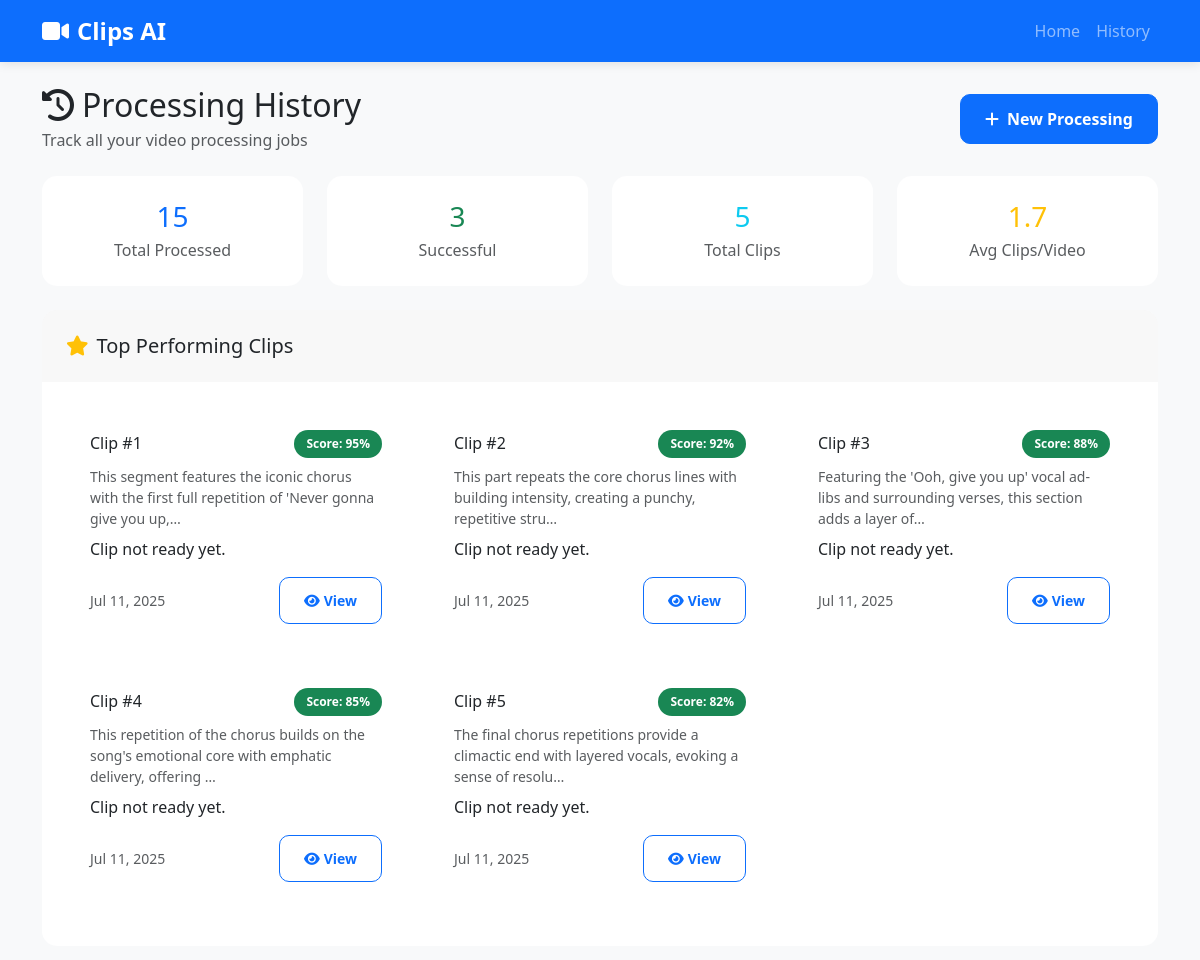
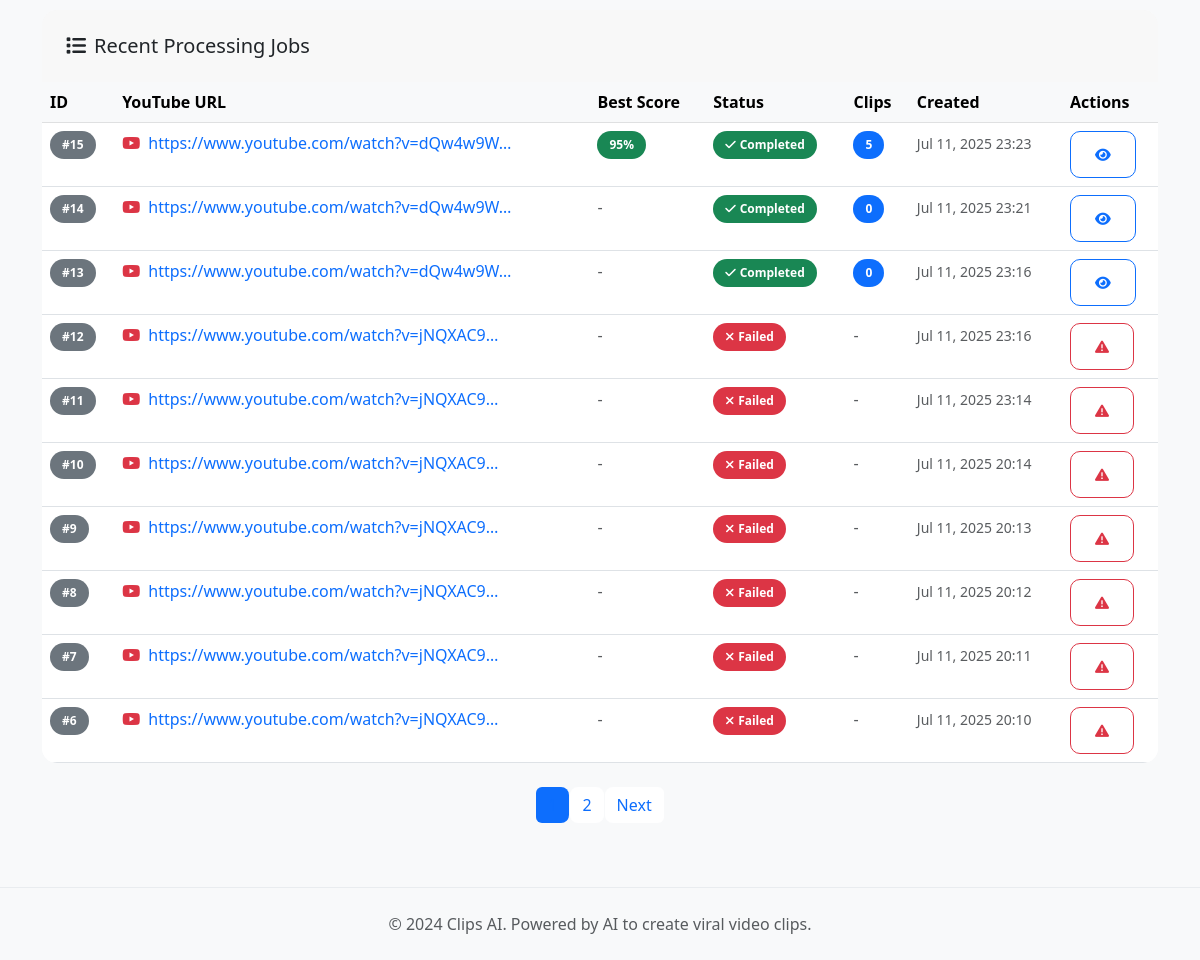
Page /history/ on the earlier database version (2 pictures, top to bottom).
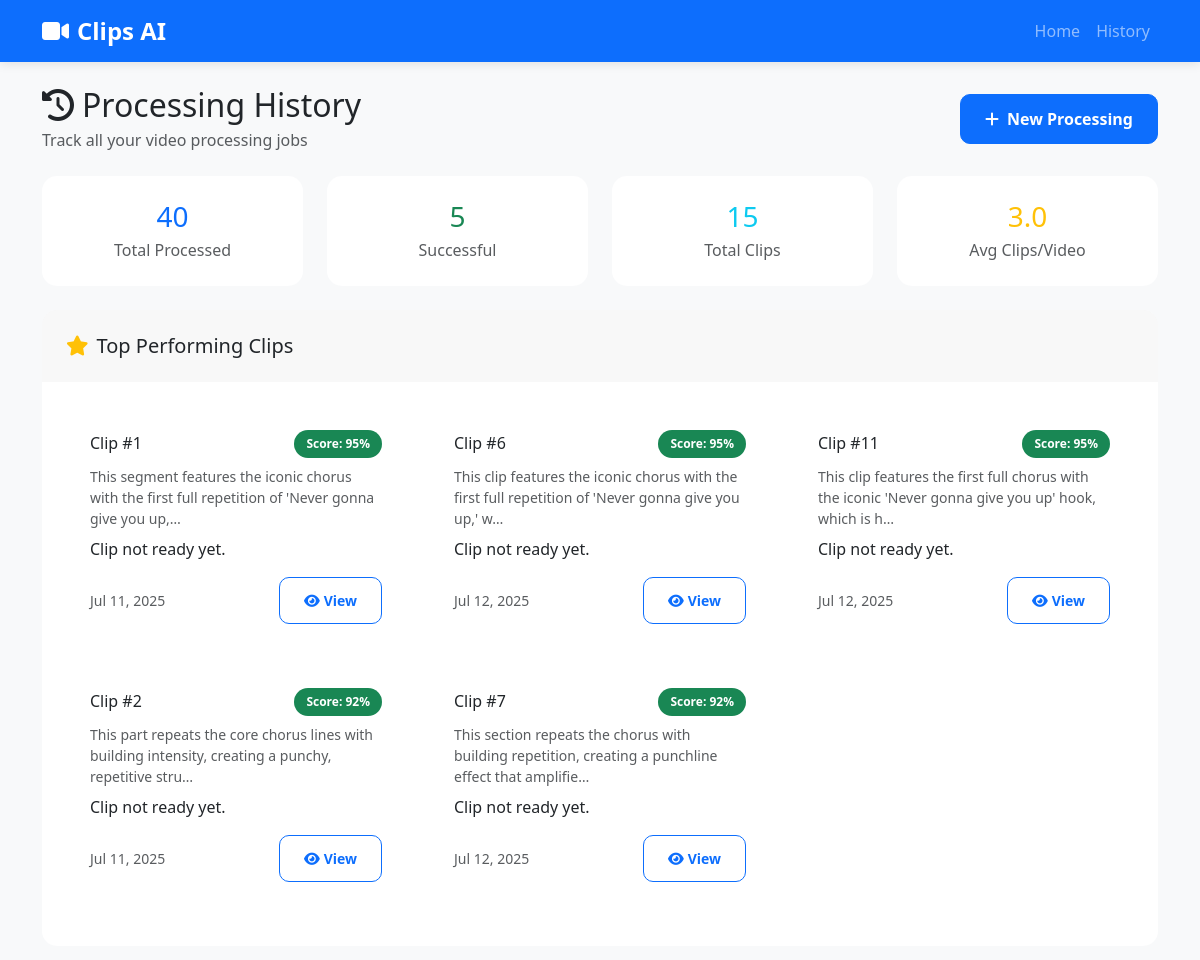
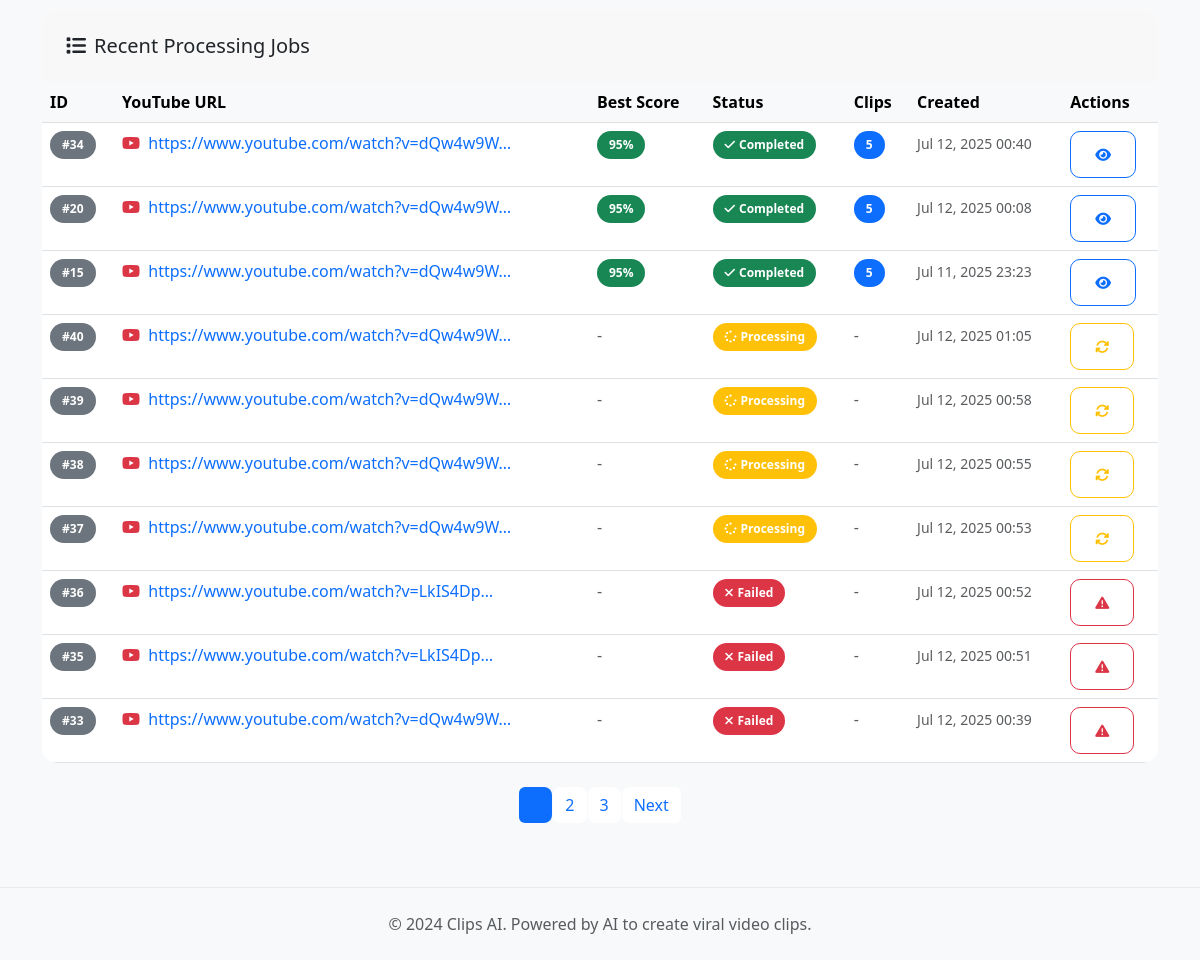
Same page on the later database version (2 pictures, top to bottom).
### core/models.py (models this page shows, shortened)
class ViralClip(models.Model):
    video_processing = models.ForeignKey(VideoProcessing, on_delete=models.CASCADE, related_name='clips')
    start_timestamp = models.FloatField(help_text="Start time in seconds")
    end_timestamp = models.FloatField(help_text="End time in seconds")
    justification = models.TextField(help_text="Why this moment is viral")
    emotional_keywords = models.JSONField(default=list, blank=True)
    urgency_indicators = models.JSONField(default=list, blank=True)
    virality_score = models.IntegerField(help_text="Score from 0-100", null=True, blank=True)
    clip_url = models.URLField(max_length=500, blank=True, null=True)
    preview_url = models.URLField(max_length=500, blank=True, null=True)
    created_at = models.DateTimeField(default=timezone.now)
    class Meta:
        ordering = ['-virality_score', '-created_at']

class VideoProcessing(models.Model):
    youtube_url = models.URLField(max_length=500)
    clip_duration = models.IntegerField(help_text="Duration in seconds")
    created_at = models.DateTimeField(default=timezone.now)
    status = models.CharField(max_length=20, choices=[
        ('pending', 'Pending'),
        ('processing', 'Processing'),
        ('completed', 'Completed'),
        ('failed', 'Failed')
    ], default='pending')
    error_message = models.TextField(blank=True, null=True)

### core/views.py (the view)
# urls.py: path('history/', views.history, name='history'),
def history(request):
    video_processings = VideoProcessing.objects.annotate(
        best_score=models.Max('clips__virality_score'),
        clip_count=models.Count('clips')
    ).order_by('-best_score', '-created_at')
    paginator = Paginator(video_processings, 10)  # 10 items per page
    page_number = request.GET.get('page')
    page_obj = paginator.get_page(page_number)
    total_processed = VideoProcessing.objects.count()
    successful_processings = VideoProcessing.objects.filter(status='completed').count()
    total_clips = ViralClip.objects.count()
    avg_clips_per_video = total_clips / successful_processings if successful_processings > 0 else 0
    top_clips = ViralClip.objects.order_by('-virality_score')[:5]
    context = {
        'video_processings': page_obj,
        'total_processed': total_processed,
        'successful_processings': successful_processings,
        'total_clips_generated': total_clips,
        'avg_clips_per_video': round(avg_clips_per_video, 1),
        'success_percentage': (successful_processings / total_processed * 100) if total_processed > 0 else 0,
        'top_clips': top_clips
    }
    return render(request, 'core/history.html', context)

### core/templates/core/history.html (shortened to what the changed rows need)
{% extends 'core/base.html' %}
{% block content %}
<div class="row">
    <div class="col-12">
        <div class="d-flex justify-content-between align-items-center mb-4">
            <div>
                <h2 class="mb-1">
                    <i class="fas fa-history me-2"></i>Processing History
                </h2>
            </div>
        </div>
        <div class="row mb-4">
            <div class="col-md-3">
                <div class="card text-center">
                    <div class="card-body">
                        <h3 class="text-primary mb-1">{{ total_processed }}</h3>
                        <p class="text-muted mb-0">Total Processed</p>
                    </div>
                </div>
            </div>
            <div class="col-md-3">
                <div class="card text-center">
                    <div class="card-body">
                        <h3 class="text-success mb-1">{{ successful_processings }}</h3>
                        <p class="text-muted mb-0">Successful</p>
                    </div>
                </div>
            </div>
            <div class="col-md-3">
                <div class="card text-center">
                    <div class="card-body">
                        <h3 class="text-info mb-1">{{ total_clips_generated }}</h3>
                        <p class="text-muted mb-0">Total Clips</p>
                    </div>
                </div>
            </div>
            <div class="col-md-3">
                <div class="card text-center">
                    <div class="card-body">
                        <h3 class="text-warning mb-1">{{ avg_clips_per_video }}</h3>
                        <p class="text-muted mb-0">Avg Clips/Video</p>
                    </div>
                </div>
            </div>
        </div>
        {% if top_clips %}
        <div class="card mb-4">
            <div class="card-body">
                <div class="row">
                    {% for clip in top_clips %}
                    <div class="col-md-4 mb-3">
                        <div class="card h-100">
                            <div class="card-body">
                                <div class="d-flex justify-content-between align-items-center mb-2">
                                    <h6 class="mb-0">Clip #{{ clip.id }}</h6>
                                    <span class="badge bg-success">Score: {{ clip.virality_score }}%</span>
                                </div>
                                <p class="text-muted small mb-2">{{ clip.justification|truncatechars:100 }}</p>
                                {% if clip.clip_url %}
                                    <video controls width="100%" src="{{ clip.clip_url }}" style="max-height:200px;"></video>
                                    <a href="{{ clip.clip_url }}" download class="btn btn-success btn-sm mt-2">Download</a>
                                {% else %}
                                    <p>Clip not ready yet.</p>
                                {% endif %}
                                <div class="d-flex justify-content-between align-items-center mt-2">
                                    <small class="text-muted">{{ clip.created_at|date:"M d, Y" }}</small>
                                    <a href="{% url 'core:clip_detail' clip.id %}" class="btn btn-sm btn-outline-primary">
                                        <i class="fas fa-eye me-1"></i>View
                                    </a>
                                </div>
                            </div>
                        </div>
                    </div>
                    {% endfor %}
                </div>
            </div>
        </div>
        {% endif %}
        <div class="card">
            <div class="card-body p-0">
                {% if video_processings %}
                    <div class="table-responsive">
                        <table class="table table-hover mb-0">
                            <thead class="table-light">
                                <tr>
                                    <th>ID</th>
                                    <th>YouTube URL</th>
                                    <th>Best Score</th>
                                    <th>Status</th>
                                    <th>Clips</th>
                                    <th>Created</th>
                                    <th>Actions</th>
                                </tr>
                            </thead>
                            <tbody>
                                {% for processing in video_processings %}
                                <tr data-processing-id="{{ processing.id }}">
                                    <td>
                                        <span class="badge bg-secondary">#{{ processing.id }}</span>
                                    </td>
                                    <td>
                                        <a href="{{ processing.youtube_url }}" target="_blank" class="text-decoration-none">
                                            <i class="fab fa-youtube text-danger me-1"></i>
                                            {{ processing.youtube_url|truncatechars:40 }}
                                        </a>
                                    </td>
                                    <td>
                                        {% if processing.best_score %}
                                            <span class="badge bg-success">{{ processing.best_score }}%</span>
                                        {% else %}
                                            <span class="text-muted">-</span>
                                        {% endif %}
                                    </td>
                                    <td>
                                        {% if processing.status == 'completed' %}
                                            <span class="badge bg-success">
                                                <i class="fas fa-check me-1"></i>Completed
                                            </span>
                                        {% elif processing.status == 'processing' %}
                                            <span class="badge bg-warning">
                                                <i class="fas fa-spinner fa-spin me-1"></i>Processing
                                            </span>
                                        {% elif processing.status == 'failed' %}
                                            <span class="badge bg-danger">
                                                <i class="fas fa-times me-1"></i>Failed
                                            </span>
                                        {% else %}
                                            <span class="badge bg-secondary">
                                                <i class="fas fa-clock me-1"></i>Pending
                                            </span>
                                        {% endif %}
                                    </td>
                                    <td>
                                        {% if processing.status == 'completed' %}
                                            <span class="badge bg-primary">{{ processing.clip_count }}</span>
                                        {% else %}
                                            <span class="text-muted">-</span>
                                        {% endif %}
                                    </td>
                                    <td>
                                        <small class="text-muted">
                                            {{ processing.created_at|date:"M d, Y H:i" }}
                                        </small>
                                    </td>
                                    <td>
                                        <div class="btn-group btn-group-sm" role="group">
                                            {% if processing.status == 'completed' %}
                                                <a href="{% url 'core:results' processing.id %}"
                                                   class="btn btn-outline-primary"
                                                   title="View Results">
                                                    <i class="fas fa-eye"></i>
                                                </a>
                                            {% endif %}
                                            {% if processing.status == 'failed' %}
                                                <button type="button"
                                                        class="btn btn-outline-danger"
                                                        data-bs-toggle="tooltip"
                                                        title="Error: {{ processing.error_message|truncatechars:50 }}"
                                                        onclick="showErrorDetails('{{ processing.error_message|escapejs }}')">
                                                    <i class="fas fa-exclamation-triangle"></i>
                                                </button>
                                            {% endif %}
                                            {% if processing.status == 'processing' %}
                                                <button type="button"
                                                        class="btn btn-outline-warning"
                                                        onclick="checkStatus({{ processing.id }})"
                                                        title="Check Status">
                                                    <i class="fas fa-sync-alt"></i>
                                                </button>
                                            {% endif %}
                                        </div>
                                    </td>
                                </tr>
                                {% endfor %}
                            </tbody>
                        </table>
                    </div>
                {% endif %}
            </div>
        </div>
        {% if video_processings.has_other_pages %}
            <nav aria-label="History pagination" class="mt-4">
                <ul class="pagination justify-content-center">
                    {% for num in video_processings.paginator.page_range %}
                        {% if video_processings.number == num %}
                            <li class="page-item active">
                                <span class="page-link">{{ num }}</span>
                            </li>
                        {% elif num > video_processings.number|add:'-3' and num < video_processings.number|add:'3' %}
                            <li class="page-item">
                                <a class="page-link" href="?page={{ num }}">{{ num }}</a>
                            </li>
                        {% endif %}
                    {% endfor %}
                </ul>
            </nav>
        {% endif %}
    </div>
</div>
{% endblock %}

Differences in the rows shown:
no longer on this page (row unchanged): ViralClip: id "3", virality_score "88", justification "Featuring the 'Ooh, give you up' vocal ad-libs and surrounding verses, this section adds a layer of…", shows "Clip not ready yet.", created_at "Jul 11, 2025"
no longer on this page (row unchanged): ViralClip: id "4", virality_score "85", justification "This repetition of the chorus builds on the song's emotional core with emphatic delivery, offering …", shows "Clip not ready yet.", created_at "Jul 11, 2025"
no longer on this page (row unchanged): ViralClip: id "5", virality_score "82", justification "The final chorus repetitions provide a climactic end with layered vocals, evoking a sense of resolu…", shows "Clip not ready yet.", created_at "Jul 11, 2025"
no longer on this page (row unchanged): VideoProcessing: id "14", youtube_url "https://www.youtube.com/watch?v=dQw4w9W…", status "completed" (drawn), clip_count "0", created_at "Jul 11, 2025 23:21"
no longer on this page (row unchanged): VideoProcessing: id "13", youtube_url "https://www.youtube.com/watch?v=dQw4w9W…", status "completed" (drawn), clip_count "0", created_at "Jul 11, 2025 23:16"
no longer on this page (row unchanged): VideoProcessing: id "12", youtube_url "https://www.youtube.com/watch?v=jNQXAC9…", status "failed" (drawn), created_at "Jul 11, 2025 23:16"
no longer on this page (row unchanged): VideoProcessing: id "11", youtube_url "https://www.youtube.com/watch?v=jNQXAC9…", status "failed" (drawn), created_at "Jul 11, 2025 23:14"
no longer on this page (row unchanged): VideoProcessing: id "10", youtube_url "https://www.youtube.com/watch?v=jNQXAC9…", status "failed" (drawn), created_at "Jul 11, 2025 20:14"
no longer on this page (row unchanged): VideoProcessing: id "9", youtube_url "https://www.youtube.com/watch?v=jNQXAC9…", status "failed" (drawn), created_at "Jul 11, 2025 20:13"
no longer on this page (row unchanged): VideoProcessing: id "8", youtube_url "https://www.youtube.com/watch?v=jNQXAC9…", status "failed" (drawn), created_at "Jul 11, 2025 20:12"
no longer on this page (row unchanged): VideoProcessing: id "7", youtube_url "https://www.youtube.com/watch?v=jNQXAC9…", status "failed" (drawn), created_at "Jul 11, 2025 20:11"
no longer on this page (row unchanged): VideoProcessing: id "6", youtube_url "https://www.youtube.com/watch?v=jNQXAC9…", status "failed" (drawn), created_at "Jul 11, 2025 20:10"
added ViralClip: id "6", virality_score "95", justification "This clip features the iconic chorus with the first full repetition of 'Never gonna give you up,' w…", shows "Clip not ready yet.", created_at "Jul 12, 2025"
added ViralClip: id "11", virality_score "95", justification "This clip features the first full chorus with the iconic 'Never gonna give you up' hook, which is h…", shows "Clip not ready yet.", created_at "Jul 12, 2025"
added ViralClip: id "7", virality_score "92", justification "This section repeats the chorus with building repetition, creating a punchline effect that amplifie…", shows "Clip not ready yet.", created_at "Jul 12, 2025"
added VideoProcessing: id "34", youtube_url "https://www.youtube.com/watch?v=dQw4w9W…", best_score "95", status "completed" (drawn), clip_count "5", created_at "Jul 12, 2025 00:40"
added VideoProcessing: id "20", youtube_url "https://www.youtube.com/watch?v=dQw4w9W…", best_score "95", status "completed" (drawn), clip_count "5", created_at "Jul 12, 2025 00:08"
added VideoProcessing: id "40", youtube_url "https://www.youtube.com/watch?v=dQw4w9W…", status "processing" (drawn), created_at "Jul 12, 2025 01:05"
added VideoProcessing: id "39", youtube_url "https://www.youtube.com/watch?v=dQw4w9W…", status "processing" (drawn), created_at "Jul 12, 2025 00:58"
added VideoProcessing: id "38", youtube_url "https://www.youtube.com/watch?v=dQw4w9W…", status "processing" (drawn), created_at "Jul 12, 2025 00:55"
added VideoProcessing: id "37", youtube_url "https://www.youtube.com/watch?v=dQw4w9W…", status "processing" (drawn), created_at "Jul 12, 2025 00:53"
added VideoProcessing: id "36", youtube_url "https://www.youtube.com/watch?v=LkIS4Dp…", status "failed" (drawn), created_at "Jul 12, 2025 00:52"
added VideoProcessing: id "35", youtube_url "https://www.youtube.com/watch?v=LkIS4Dp…", status "failed" (drawn), created_at "Jul 12, 2025 00:51"
added VideoProcessing: id "33", youtube_url "https://www.youtube.com/watch?v=dQw4w9W…", status "failed" (drawn), created_at "Jul 12, 2025 00:39"
Other differences:
{{ total_processed }}: "15" → "40"
{{ successful_processings }}: "3" → "5"
{{ total_clips_generated }}: "5" → "15"
{{ avg_clips_per_video }}: "1.7" → "3.0"
new list line: "3"
